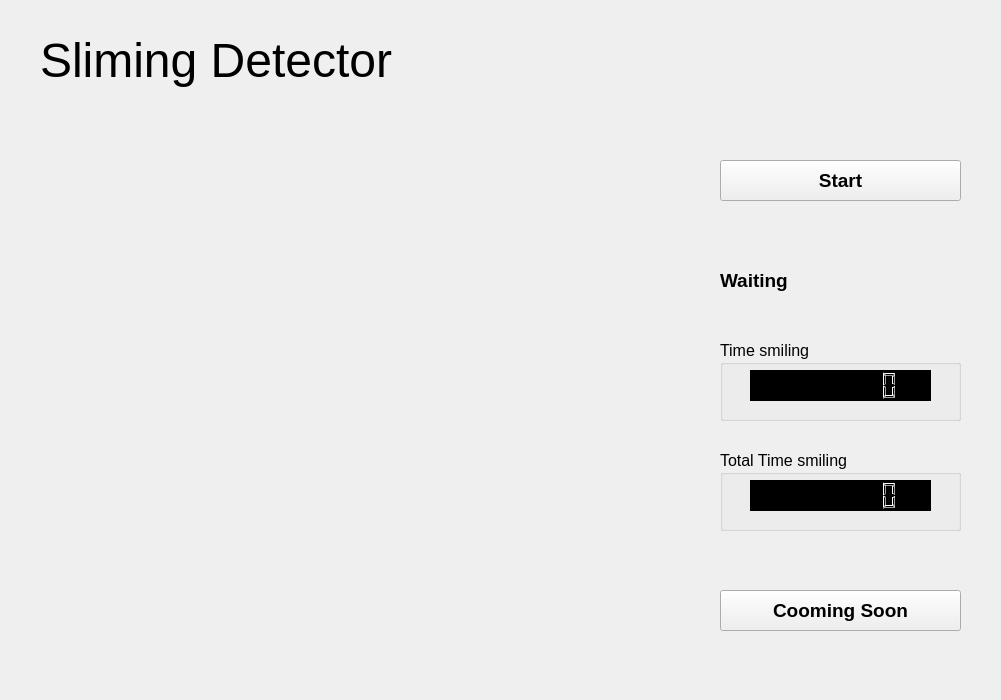
<?xml version="1.0" encoding="UTF-8"?>
<ui version="4.0">
 <class>mainWindow</class>
 <widget class="QMainWindow" name="mainWindow">
  <property name="geometry">
   <rect>
    <x>0</x>
    <y>0</y>
    <width>1001</width>
    <height>700</height>
   </rect>
  </property>
  <property name="windowTitle">
   <string>MainWindow</string>
  </property>
  <widget class="QWidget" name="centralwidget">
   <widget class="QLabel" name="lblVideo">
    <property name="geometry">
     <rect>
      <x>40</x>
      <y>110</y>
      <width>611</width>
      <height>561</height>
     </rect>
    </property>
    <property name="text">
     <string/>
    </property>
   </widget>
   <widget class="QLabel" name="lblFaceDetect">
    <property name="geometry">
     <rect>
      <x>720</x>
      <y>260</y>
      <width>241</width>
      <height>41</height>
     </rect>
    </property>
    <property name="font">
     <font>
      <pointsize>14</pointsize>
      <weight>75</weight>
      <bold>true</bold>
     </font>
    </property>
    <property name="styleSheet">
     <string notr="true">font-weight: bold;</string>
    </property>
    <property name="text">
     <string>Waiting</string>
    </property>
    <property name="textFormat">
     <enum>Qt::AutoText</enum>
    </property>
   </widget>
   <widget class="QLabel" name="lblTitle">
    <property name="geometry">
     <rect>
      <x>40</x>
      <y>30</y>
      <width>921</width>
      <height>61</height>
     </rect>
    </property>
    <property name="font">
     <font>
      <pointsize>36</pointsize>
     </font>
    </property>
    <property name="layoutDirection">
     <enum>Qt::LeftToRight</enum>
    </property>
    <property name="styleSheet">
     <string notr="true"/>
    </property>
    <property name="text">
     <string>Sliming Detector</string>
    </property>
   </widget>
   <widget class="QGroupBox" name="gbxTimeSmiling">
    <property name="geometry">
     <rect>
      <x>720</x>
      <y>340</y>
      <width>241</width>
      <height>81</height>
     </rect>
    </property>
    <property name="font">
     <font>
      <pointsize>12</pointsize>
     </font>
    </property>
    <property name="title">
     <string>Time smiling</string>
    </property>
    <widget class="QLCDNumber" name="lcdTimeSmiling">
     <property name="geometry">
      <rect>
       <x>30</x>
       <y>30</y>
       <width>181</width>
       <height>31</height>
      </rect>
     </property>
     <property name="font">
      <font>
       <pointsize>12</pointsize>
      </font>
     </property>
     <property name="styleSheet">
      <string notr="true">background-color: black;</string>
     </property>
     <property name="digitCount">
      <number>8</number>
     </property>
    </widget>
   </widget>
   <widget class="QGroupBox" name="gbxTotalTimeSmiling">
    <property name="geometry">
     <rect>
      <x>720</x>
      <y>450</y>
      <width>241</width>
      <height>81</height>
     </rect>
    </property>
    <property name="font">
     <font>
      <pointsize>12</pointsize>
     </font>
    </property>
    <property name="title">
     <string>Total Time smiling</string>
    </property>
    <widget class="QLCDNumber" name="lcdTotalTimeSmiling">
     <property name="geometry">
      <rect>
       <x>30</x>
       <y>30</y>
       <width>181</width>
       <height>31</height>
      </rect>
     </property>
     <property name="font">
      <font>
       <pointsize>12</pointsize>
      </font>
     </property>
     <property name="styleSheet">
      <string notr="true">background-color: black;</string>
     </property>
     <property name="digitCount">
      <number>8</number>
     </property>
    </widget>
   </widget>
   <widget class="QPushButton" name="btnControl">
    <property name="geometry">
     <rect>
      <x>720</x>
      <y>160</y>
      <width>241</width>
      <height>41</height>
     </rect>
    </property>
    <property name="font">
     <font>
      <pointsize>14</pointsize>
      <weight>75</weight>
      <bold>true</bold>
     </font>
    </property>
    <property name="styleSheet">
     <string notr="true">font-weight: bold;</string>
    </property>
    <property name="text">
     <string>Start</string>
    </property>
   </widget>
   <widget class="QPushButton" name="btnExport">
    <property name="geometry">
     <rect>
      <x>720</x>
      <y>590</y>
      <width>241</width>
      <height>41</height>
     </rect>
    </property>
    <property name="font">
     <font>
      <pointsize>14</pointsize>
      <weight>75</weight>
      <bold>true</bold>
     </font>
    </property>
    <property name="styleSheet">
     <string notr="true">font-weight: bold;</string>
    </property>
    <property name="text">
     <string>Cooming Soon</string>
    </property>
   </widget>
  </widget>
 </widget>
 <resources/>
 <connections/>
</ui>
